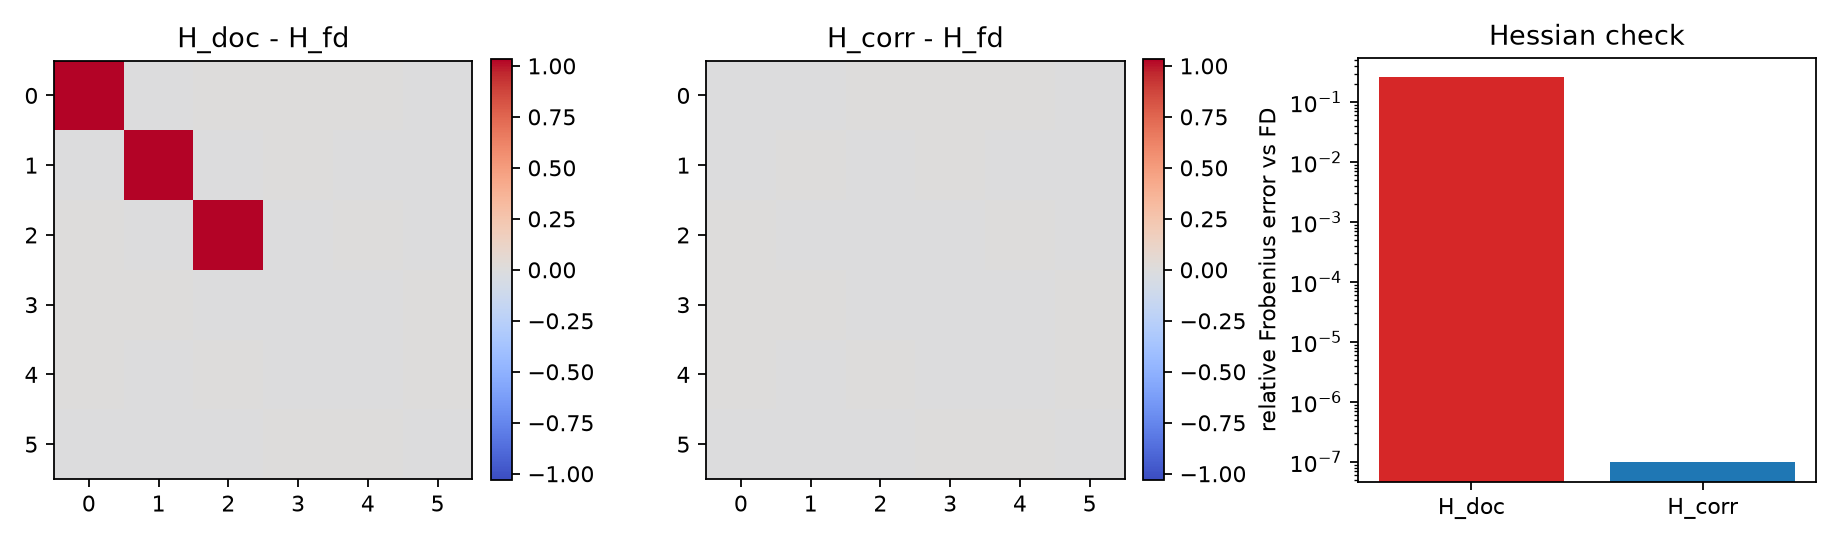

Here is the Python script that generated this plot:
#!/usr/bin/env python3
"""Numerical check of the Riemannian Hessian of the robust pose cost on S^3 x R^3.

For  F(z) = sum_i rho(e_i(z)),  z=(q,t),  e_i = ||R(q) p_i + t - y_i||_{W_i}^2,
the doc's formula (Euclidean Hessians, projected gradients)

    H_doc = B^T [ sum_i rho'(e_i) H_i^E + rho''(e_i) g_i^E (g_i^E)^T ] B

is compared with

    H_corr = H_doc - lambda_rob * diag(I_3, 0_3),
    lambda_rob = q^T g_q = sum_i rho'(e_i) lambda_i,   lambda_i = q^T g_{i,q},

and with a finite-difference Hessian obtained from geodesic second differences.
It also checks lambda_i = 4 u_i^T W_i r_i  (u_i = R(q) p_i), which is *not* 4 e_i.

Run:  /home/syk/miniconda3/bin/python riemann_hessian_check.py
"""
from pathlib import Path
HERE = Path(__file__).resolve().parent

import numpy as np

np.set_printoptions(precision=6, suppress=True)
rng = np.random.default_rng(7)


# ----------------------------- GM kernel ---------------------------------
C = 1.0
C2 = C * C
C4 = C2 * C2


def rho(e):
    return C2 * e / (C2 + e)


def drho(e):
    return C4 / (C2 + e) ** 2


def d2rho(e):
    return -2.0 * C4 / (C2 + e) ** 3


# ----------------------------- geometry ----------------------------------
def Rmat(q):
    """Homogeneous (quadratic) quaternion rotation map; R(q) for ||q||=1."""
    w, x, y, z = q
    # Homogeneous (quadratic) form: equal to the usual rotation matrix on
    # ||q||=1, but *quadratic everywhere*, so q^T A q can represent R(q)p
    # by polarization.  The previous version had a constant 1 on the
    # diagonal, which made build_A reconstruct a proxy (u != R p off the
    # unit sphere) and invalidated the reported lambda/H numbers.
    return np.array(
        [
            [w * w + x * x - y * y - z * z, 2 * (x * y - w * z), 2 * (x * z + w * y)],
            [2 * (x * y + w * z), w * w - x * x + y * y - z * z, 2 * (y * z - w * x)],
            [2 * (x * z - w * y), 2 * (y * z + w * x), w * w - x * x - y * y + z * z],
        ]
    )


def build_A(p):
    """Constant symmetric A_k with (R(q)p)_k = q^T A_k q."""
    E = np.eye(4)

    def uk(q):
        return (Rmat(q) @ p)

    A = np.zeros((3, 4, 4))
    for k in range(3):
        for i in range(4):
            A[k, i, i] = uk(E[i])[k]
        for i in range(4):
            for j in range(i + 1, 4):
                val = (uk(E[i] + E[j])[k] - uk(E[i])[k] - uk(E[j])[k]) / 2.0
                A[k, i, j] = A[k, j, i] = val
    return A


def tangent_basis(q):
    """4x3 orthonormal basis of the tangent space at q in S^3."""
    _, _, vh = np.linalg.svd(q.reshape(1, 4))
    return vh[1:].T


def exp_map(q, t, xi, Bq):
    """Geodesic exponential on S^3 x R^3; xi in R^6 (tangent coordinates)."""
    xq = Bq @ xi[:3]
    xt = xi[3:]
    nq = np.linalg.norm(xq)
    if nq < 1e-14:
        q2 = q.copy()
    else:
        q2 = np.cos(nq) * q + np.sin(nq) * xq / nq
    return q2, t + xt


# ----------------------------- problem -----------------------------------
def make_problem(N=6):
    q_true = np.array([1.0, 0.0, 0.0, 0.0])
    t_true = np.array([0.10, -0.10, 0.20])
    p = rng.normal(size=(N, 3))
    y = np.array([Rmat(q_true) @ p[i] + t_true + 0.10 * rng.normal(size=3) for i in range(N)])
    W = []
    for _ in range(N):
        A = rng.normal(size=(3, 3))
        W.append(A.T @ A + 0.15 * np.eye(3))
    q0 = rng.normal(size=4)
    q0 /= np.linalg.norm(q0)
    t0 = np.array([0.15, -0.12, 0.22])
    return p, y, W, q0, t0


def residual_terms(p, y, W, q, t):
    """Return e_i, Euclidean g_i (7), Euclidean H_i (7x7), u_i, r_i, J_i."""
    N = len(p)
    e = np.zeros(N)
    g = np.zeros((N, 7))
    H = np.zeros((N, 7, 7))
    u = np.zeros((N, 3))
    r = np.zeros((N, 3))
    J = np.zeros((N, 3, 4))
    for i in range(N):
        A = build_A(p[i])
        ui = np.array([q @ A[k] @ q for k in range(3)])
        Ji = np.array([2.0 * A[k] @ q for k in range(3)])  # 3x4
        ri = ui + t - y[i]
        Wi = W[i]
        ei = ri @ Wi @ ri
        gq = 2.0 * Ji.T @ Wi @ ri
        gt = 2.0 * Wi @ ri
        Hqq = 2.0 * Ji.T @ Wi @ Ji + 4.0 * sum((Wi @ ri)[k] * A[k] for k in range(3))
        Hqt = 2.0 * Ji.T @ Wi
        Htt = 2.0 * Wi
        Hi = np.zeros((7, 7))
        Hi[:4, :4] = Hqq
        Hi[:4, 4:] = Hqt
        Hi[4:, :4] = Hqt.T
        Hi[4:, 4:] = Htt
        e[i] = ei
        g[i, :4] = gq
        g[i, 4:] = gt
        H[i] = Hi
        u[i] = ui
        r[i] = ri
        J[i] = Ji
    return e, g, H, u, r, J


def Fval(p, y, W, q, t):
    e, *_ = residual_terms(p, y, W, q, t)
    return float(np.sum(rho(e)))


def fd_hessian(p, y, W, q, t, Bq, h=1e-4):
    """Hessian in tangent coordinates via geodesic second differences."""
    Bfull = np.zeros((7, 6))
    Bfull[:4, :3] = Bq
    Bfull[4:, 3:] = np.eye(3)
    f0 = Fval(p, y, W, q, t)
    Q = np.zeros((6, 6))

    def qform(xi):
        qp, tp = exp_map(q, t, h * xi, Bq)
        qm, tm = exp_map(q, t, -h * xi, Bq)
        return (Fval(p, y, W, qp, tp) - 2.0 * f0 + Fval(p, y, W, qm, tm)) / (h * h)

    for j in range(6):
        for k in range(j, 6):
            ej = np.zeros(6)
            ek = np.zeros(6)
            ej[j] = 1.0
            ek[k] = 1.0
            Q[j, k] = Q[k, j] = (qform(ej + ek) - qform(ej - ek)) / 4.0
    return Q, Bfull


def main():
    out = []
    out.append("=== Riemannian Hessian check on S^3 x R^3 (3D-3D, GM kernel) ===")
    N = 6
    p, y, W, q0, t0 = make_problem(N)
    e, g, Hi, u, r, J = residual_terms(p, y, W, q0, t0)
    out.append(f"N = {N}, c = {C}")
    out.append(f"q0 = {q0}, t0 = {t0}")
    out.append(f"e_i = {e}")
    out.append(f"rho'(e_i) = {np.array([drho(x) for x in e])}")

    gtot = np.sum(np.array([drho(e[i]) for i in range(N)])[:, None] * g, axis=0)
    Htot = np.zeros((7, 7))
    for i in range(N):
        Htot += drho(e[i]) * Hi[i] + d2rho(e[i]) * np.outer(g[i], g[i])

    Bq = tangent_basis(q0)
    Bfull = np.zeros((7, 6))
    Bfull[:4, :3] = Bq
    Bfull[4:, 3:] = np.eye(3)

    H_doc = Bfull.T @ Htot @ Bfull
    lam_rob = float(q0 @ gtot[:4])
    D6 = np.diag([1.0, 1.0, 1.0, 0.0, 0.0, 0.0])
    H_corr = H_doc - lam_rob * D6

    # alternative route: sum of Riemannian Hessians of e_i
    H_alt = np.zeros((6, 6))
    for i in range(N):
        lam_i = float(q0 @ g[i, :4])
        Hess_ei = Bfull.T @ Hi[i] @ Bfull - lam_i * D6
        grad_ei = Bfull.T @ g[i]
        H_alt += drho(e[i]) * Hess_ei + d2rho(e[i]) * np.outer(grad_ei, grad_ei)

    H_fd, _ = fd_hessian(p, y, W, q0, t0, Bq, h=1e-4)

    def relerr(A, B):
        return np.linalg.norm(A - B) / max(1.0, np.linalg.norm(B))

    out.append("")
    out.append(f"lambda_rob = {lam_rob:+.6f}")
    out.append(f"||H_doc  - H_fd||_F / ||H_fd||_F = {relerr(H_doc,  H_fd):.3e}")
    out.append(f"||H_corr - H_fd||_F / ||H_fd||_F = {relerr(H_corr, H_fd):.3e}")
    out.append(f"||H_alt  - H_corr||_F            = {np.linalg.norm(H_alt-H_corr):.3e}")
    out.append(f"eig(H_fd)   = {np.linalg.eigvalsh(H_fd)}")
    out.append(f"eig(H_doc)  = {np.linalg.eigvalsh(H_doc)}")
    out.append(f"eig(H_corr) = {np.linalg.eigvalsh(H_corr)}")

    # lambda_i checks
    lam_i = np.array([q0 @ g[i, :4] for i in range(N)])
    lam_u = np.array([4.0 * u[i] @ W[i] @ r[i] for i in range(N)])
    out.append("")
    out.append("lambda_i = q^T g_{i,q}  vs  4 u_i^T W_i r_i  vs  4 e_i:")
    for i in range(N):
        out.append(f"  i={i}: e={e[i]:+.6f}  lam={lam_i[i]:+.6f}  "
                   f"4uWr={lam_u[i]:+.6f}  4e={4*e[i]:+.6f}  "
                   f"|lam-4uWr|={abs(lam_i[i]-lam_u[i]):.2e}")
    out.append(f"max |lambda_i - 4u_i^T W_i r_i| = {np.max(np.abs(lam_i-lam_u)):.3e}")
    out.append(f"max |lambda_i - 4 e_i|         = {np.max(np.abs(lam_i-4*e)):.3e}")

    # trivial constant-on-sphere test: f(q)=0.5||q||^2
    out.append("")
    out.append("[constant test] f(q)=0.5||q||^2 restricted to S^3")
    Bq2 = tangent_basis(q0)
    H_doc_const = Bq2.T @ np.eye(4) @ Bq2
    lam_const = float(q0 @ q0)
    H_corr_const = H_doc_const - lam_const * np.eye(3)
    out.append(f"  eig(H_doc_const)  = {np.linalg.eigvalsh(H_doc_const)}  (should be O(1), wrong)")
    out.append(f"  eig(H_corr_const) = {np.linalg.eigvalsh(H_corr_const)}  (should be 0)")

    text = "\n".join(out)
    print(text)
    with open(HERE / "riemann_hessian_check_output.txt", "w") as f:
        f.write(text + "\n")

    # figure: error heatmaps + eigenvalues
    try:
        import matplotlib
        matplotlib.use("Agg")
        import matplotlib.pyplot as plt

        fig, ax = plt.subplots(1, 3, figsize=(11.5, 3.4))
        vmax = max(np.max(np.abs(H_doc - H_fd)), np.max(np.abs(H_corr - H_fd)), 1e-9)
        for k, (M, title) in enumerate(
            [(H_doc - H_fd, "H_doc - H_fd"), (H_corr - H_fd, "H_corr - H_fd")]
        ):
            im = ax[k].imshow(M, cmap="coolwarm", vmin=-vmax, vmax=vmax)
            ax[k].set_title(title)
            fig.colorbar(im, ax=ax[k], fraction=0.046, pad=0.04)
        ax[2].bar(
            ["H_doc", "H_corr"],
            [relerr(H_doc, H_fd), relerr(H_corr, H_fd)],
            color=["tab:red", "tab:blue"],
        )
        ax[2].set_yscale("log")
        ax[2].set_ylabel("relative Frobenius error vs FD")
        ax[2].set_title("Hessian check")
        fig.tight_layout()
        fig.savefig(HERE / "riemann_hessian_check.png", dpi=160)
        print("saved", HERE / "riemann_hessian_check.png")
    except Exception as exc:  # pragma: no cover
        print("plot skipped:", exc)


if __name__ == "__main__":
    main()
